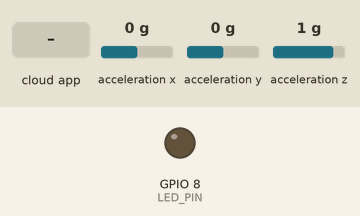
Recording of a sketch running on a simulated ESP32-S3. Parts: output pins drawn as LEDs (lit = HIGH). Wiring (inferred from the names in the program): MPU-6050 motion sensor at I2C address 0x68. The test bench sets the inputs (shaded band); at power-on: acceleration x 0 g, acceleration y 0 g, acceleration z 1 g. WiFi joins after 1.5 s; servers stay silent unless stated; the Firebase database answers and starts empty; what the sketch prints to the serial monitor is not drawn.

Above: at 0.4 s.
At 2.8 s:
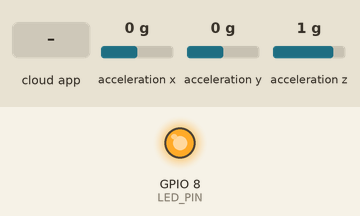
2.9 s: acceleration x set to -1.4 g
4.8 s: the phone or cloud app sets reset to 1
Timing chart, 0 to 7.8 s (numbered marks = the images above; inputs shaded):
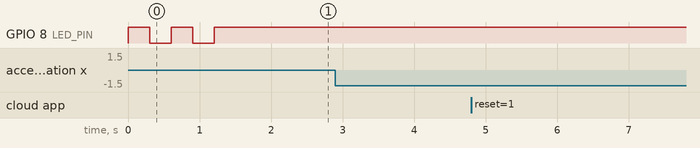

The sketch:

StepCounterDevice.ino
```cpp
#include "arduino_secrets.h"

#include <Wire.h>
#include <math.h>
#include <WiFi.h>
#include <Firebase_ESP_Client.h>
#include <addons/TokenHelper.h>
#include <addons/RTDBHelper.h>

// ====================== WIFI ======================
#define WIFI_SSID "VAJRA"
#define WIFI_PASSWORD "1234567890"

// ====================== FIREBASE ======================
#define dbUrl "YOUR_URL"
#define key "YOUR_SECRET"

// ====================== MPU6050 ======================
#define MPU_ADDR 0x68
#define PWR_MGMT_1 0x6B
#define ACCEL_XOUT_H 0x3B

// ====================== LED ======================
#define LED_PIN 8

// ====================== STEP LOGIC ======================
float threshold_up = 1.15;    // tweak according to your setup
float threshold_down = 0.9;
bool stateUp = false;
int stepCount = 0;
unsigned long lastStepTime = 0;
const unsigned long STEP_DEBOUNCE = 300; // ms

// ====================== FIREBASE ======================
FirebaseData fbdo;
FirebaseAuth auth;
FirebaseConfig config;

// =========================================================
// =========================== SETUP ========================
void setup() {
  Serial.begin(115200);
  pinMode(LED_PIN, OUTPUT);
  digitalWrite(LED_PIN, LOW);

  // ---------- MPU6050 ----------
  Wire.begin(4  , 10); // SDA, SCL
  Wire.beginTransmission(MPU_ADDR);
  Wire.write(PWR_MGMT_1);
  Wire.write(0x00);
  Wire.endTransmission();
  Serial.println("MPU6050 Ready");

  // ---------- WIFI ----------
  WiFi.begin(WIFI_SSID, WIFI_PASSWORD);
  Serial.print("Connecting WiFi");
  while (WiFi.status() != WL_CONNECTED) {
    digitalWrite(LED_PIN, !digitalRead(LED_PIN));
    delay(300);
    Serial.print(".");
  }
  digitalWrite(LED_PIN, HIGH);
  Serial.println("\nWiFi Connected");

  // ---------- FIREBASE ----------
  config.signer.tokens.legacy_token = key;
  config.database_url = dbUrl;
  config.token_status_callback = tokenStatusCallback;
  Firebase.begin(&config, &auth);
  Firebase.reconnectWiFi(true);

  // ---------- INITIAL STEP COUNT READ ----------
  if (Firebase.RTDB.getInt(&fbdo,
      "/LivestockMonitoringSystem/realtime/animal1/steps")) {
    stepCount = fbdo.intData();
    Serial.print("Initial step count loaded: ");
    Serial.println(stepCount);
  } else {
    stepCount = 0;
    Serial.println("Firebase read failed, starting from 0");
  }
}

// =========================================================
// ===================== MPU HELPERS ========================
int16_t read16(uint8_t reg) {
  Wire.beginTransmission(MPU_ADDR);
  Wire.write(reg);
  Wire.endTransmission(false);
  Wire.requestFrom(MPU_ADDR, (uint8_t)2);
  int16_t val = (Wire.read() << 8) | Wire.read();
  return val;
}

float readAccelMag() {
  float ax = read16(ACCEL_XOUT_H) / 16384.0;
  float ay = read16(ACCEL_XOUT_H + 2) / 16384.0;
  float az = read16(ACCEL_XOUT_H + 4) / 16384.0;
  return sqrt(ax * ax + ay * ay + az * az);
}

// =========================================================
// ===================== CONNECTION HANDLER =================
void ensureConnection() {
  // WiFi check
  if (WiFi.status() != WL_CONNECTED) {
    Serial.println("WiFi disconnected! Reconnecting...");
    WiFi.disconnect();
    WiFi.begin(WIFI_SSID, WIFI_PASSWORD);
    unsigned long start = millis();
    while (WiFi.status() != WL_CONNECTED && millis() - start < 10000) {
      delay(500);
      Serial.print(".");
    }
    if (WiFi.status() == WL_CONNECTED)
      Serial.println("WiFi reconnected â  ");
    else
      Serial.println("WiFi reconnect failed â  ");
  }

  // Firebase reconnect
  if (!Firebase.ready()) {
    Serial.println("Firebase reconnecting...");
    Firebase.begin(&config, &auth);
    Firebase.reconnectWiFi(true);
    Serial.println("Firebase reconnected â  ");
  }
}

// =========================================================
// =========================== LOOP =========================
void loop() {

  // -------- Ensure connectivity --------
  ensureConnection();

  if (Firebase.RTDB.getInt(&fbdo, "/LivestockMonitoringSystem/reset")) {
    if (fbdo.intData() == 1) {
      stepCount = 0;
      Firebase.RTDB.setInt(&fbdo, "/LivestockMonitoringSystem/realtime/animal1/steps", stepCount);
      Firebase.RTDB.setInt(&fbdo, "/LivestockMonitoringSystem/reset", 0);
      Serial.println("Steps reset done");
    }
  }

  // READ ACCEL
  float accel = readAccelMag();
  Serial.println(accel); // debug

  unsigned long now = millis();

  // STEP DETECTION: peak above threshold + debounce
  if (accel > threshold_up && now - lastStepTime > STEP_DEBOUNCE) {
    stepCount++;
    lastStepTime = now;

    Serial.print("Step: ");
    Serial.println(stepCount);

    Firebase.RTDB.setInt(&fbdo, "/LivestockMonitoringSystem/realtime/animal1/steps", stepCount);
  }

  delay(50); // ~20Hz
}
```

arduino_secrets.h
```cpp

```

Measured:
- after the input at 2.9 s, every drawn part: stays the same
- after the input at 4.8 s, every drawn part: stays the same
